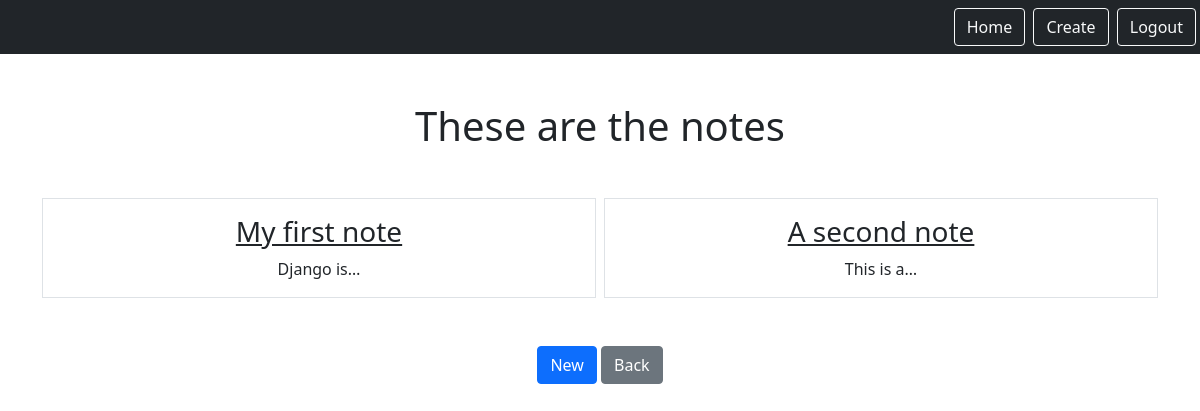
The page /notes (signed in) on the database as committed earlier.
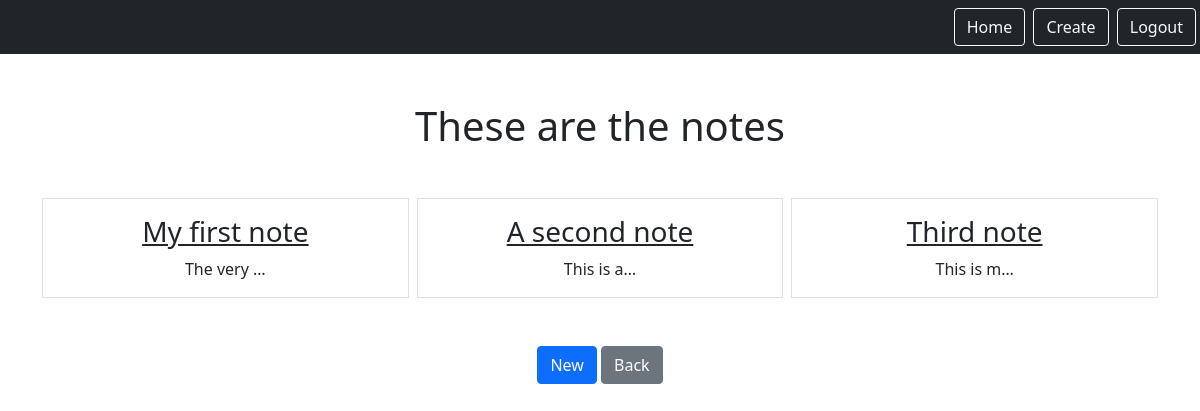
The same page on the database as committed later.
### notes/models.py (models this page shows)
class Notes(models.Model):
    title = models.CharField(max_length=200)
    text = models.TextField()
    created = models.DateTimeField(auto_now_add=True)
    user = models.ForeignKey(User, on_delete=models.CASCADE, related_name="notes")
    class Meta:
        verbose_name_plural = "Notes"

### notes/views.py (the view)
# urls.py: path('notes', views.NotesListView.as_view(), name="notes.list"),
class NotesListView(LoginRequiredMixin,ListView):
    model = Notes
    context_object_name = "notes"
    template_name = "notes/notes_list.html"
    login_url = "/login"
    def get_queryset(self):
        return self.request.user.notes.all()

### notes/templates/notes/notes_list.html
{% extends "base.html" %}
{% block content %}
    <h1 class="my-5">These are the notes</h1>
    <div class="row row-cols3 g-2">
        {% for note in notes %}
        <div class="col">
            <div class="p-3 border">
                <a href="{% url 'notes.detail' pk=note.id %}" class="text-dark text-decoration-non"><h3>{{note.title}}</h3></a>
                {{note.text|truncatechars:10}}
            </div>
        </div>
        {% endfor %}
    </div>
<a href="{% url 'notes.new' %}" class='btn btn-primary my-5'>New</a>
<a href="{% url 'home' %}" class='btn btn-secondary my-5'>Back</a>
{% endblock %}

Rows that differ between the two databases and show on the page:
changed Notes "My first note": text "Django is…" → "The very …"
added Notes: title "Third note", text "This is m…"
